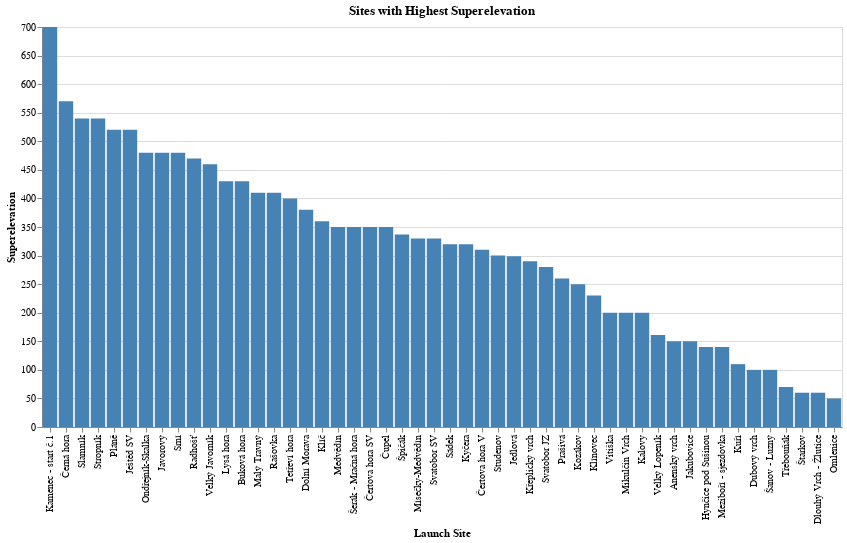

This figure's notebook cell:
### Code cell
query = """
SELECT
    name,
    superelevation
FROM source.launches
WHERE active
ORDER BY altitude DESC
LIMIT 50
"""
df = pd.read_sql(query, engine)
barchart = alt.Chart(df).mark_bar(color='steelblue').encode(
    x=alt.X('name:N', sort=alt.EncodingSortField(field='superelevation', order='descending'), title='Launch Site'),
    y=alt.Y('superelevation:Q', title='Superelevation'),
    tooltip=['name:N', 'superelevation:Q']
).properties(
    width=800,
    height=400,
    title='Sites with Highest Superelevation'
)
barchart.show()

### Figure 1 — Vega-Lite specification as saved in the notebook (floating-point values rounded to 4 significant figures)
{"$schema": "https://vega.github.io/schema/vega-lite/v5.17.0.json", "config": {"view": {"continuousHeight": 300, "continuousWidth": 300}}, "data": {"name": "data-c47be434a0aeda139e83edf75428f300"}, "datasets": {"data-c47be434a0aeda139e83edf75428f300": [{"name": "Černá hora", "superelevation": 570}, {"name": "Medvědín", "superelevation": 350}, {"name": "Tetřeví hora", "superelevation": 400}, {"name": "Slamník", "superelevation": 540}, {"name": "Kamenec - start č.1", "superelevation": 700}, {"name": "Mísečky-Medvědín", "superelevation": 330}, {"name": "Špičák", "superelevation": 337}, {"name": "Pláně", "superelevation": 520}, {"name": "Klínovec", "superelevation": 230}, {"name": "Radhošť", "superelevation": 470}, {"name": "Lysá hora", "superelevation": 430}, {"name": "Dolní Morava", "superelevation": 380}, {"name": "Šerák - Mračná hora", "superelevation": 350}, {"name": "Čertova hora V", "superelevation": 310}, {"name": "Čertova hora SV", "superelevation": 350}, {"name": "Hynčice pod Sušinou", "superelevation": 140}, {"name": "Malý Travný", "superelevation": 410}, {"name": "Buková hora", "superelevation": 430}, {"name": "Ondřejník-Skalka", "superelevation": 480}, {"name": "Javorový", "superelevation": 480}, {"name": "Studenov", "superelevation": 300}, {"name": "Velký Javorník", "superelevation": 460}, {"name": "Křeplický vrch", "superelevation": 290}, {"name": "Ještěd SV", "superelevation": 520}, {"name": "Velký Lopeník", "superelevation": 161}, {"name": "Sádek", "superelevation": 320}, {"name": "Anenský vrch", "superelevation": 150}, {"name": "Stropník", "superelevation": 540}, {"name": "Svatobor SV", "superelevation": 330}, {"name": "Třebouňák", "superelevation": 70}, {"name": "Vitiška", "superelevation": 200}, {"name": "Svatobor JZ", "superelevation": 280}, {"name": "Rašovka", "superelevation": 410}, {"name": "Čupel", "superelevation": 350}, {"name": "Kyčera", "superelevation": 320}, {"name": "Jakubovice", "superelevation": 150}, {"name": "Mikulčin Vrch", "superelevation": 200}, {"name": "Srní", "superelevation": 480}, {"name": "Jedlová", "superelevation": 299}, {"name": "Omlenice", "superelevation": 50}, {"name": "Dubový vrch", "superelevation": 100}, {"name": "Kozákov", "superelevation": 250}, {"name": "Kuří", "superelevation": 110}, {"name": "Kalovy", "superelevation": 200}, {"name": "Štarkov", "superelevation": 60}, {"name": "Šanov - Luzný", "superelevation": 100}, {"name": "Klíč", "superelevation": 360}, {"name": "Meziboří - sjezdovka", "superelevation": 140}, {"name": "Dlouhý Vrch - Žlutice", "superelevation": 60}, {"name": "Prašivá", "superelevation": 260}]}, "encoding": {"tooltip": [{"field": "name", "type": "nominal"}, {"field": "superelevation", "type": "quantitative"}], "x": {"field": "name", "sort": {"field": "superelevation", "order": "descending"}, "title": "Launch Site", "type": "nominal"}, "y": {"field": "superelevation", "title": "Superelevation", "type": "quantitative"}}, "height": 400, "mark": {"color": "steelblue", "type": "bar"}, "title": "Sites with Highest Superelevation", "width": 800}
